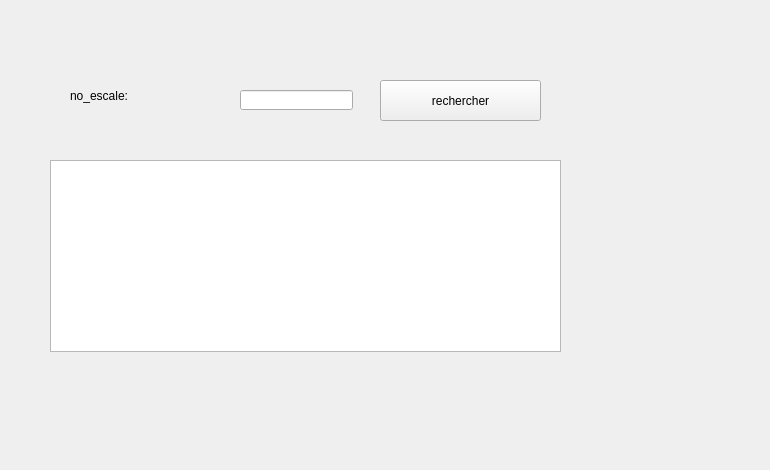
      <widget class="QWidget" name="tab_11">
       <attribute name="title">
        <string>recherche</string>
       </attribute>
       <widget class="QLabel" name="label_35">
        <property name="geometry">
         <rect>
          <x>0</x>
          <y>-10</y>
          <width>761</width>
          <height>461</height>
         </rect>
        </property>
        <property name="text">
         <string/>
        </property>
        <property name="pixmap">
         <pixmap>../../avis-lufthansa-vol-inde.jpg</pixmap>
        </property>
       </widget>
       <widget class="QLabel" name="label_34">
        <property name="geometry">
         <rect>
          <x>70</x>
          <y>80</y>
          <width>131</width>
          <height>31</height>
         </rect>
        </property>
        <property name="text">
         <string>no_escale:</string>
        </property>
       </widget>
       <widget class="QLineEdit" name="lineEdit_25">
        <property name="geometry">
         <rect>
          <x>240</x>
          <y>90</y>
          <width>113</width>
          <height>20</height>
         </rect>
        </property>
       </widget>
       <widget class="QTableView" name="tabreche">
        <property name="geometry">
         <rect>
          <x>50</x>
          <y>160</y>
          <width>511</width>
          <height>192</height>
         </rect>
        </property>
       </widget>
       <widget class="QPushButton" name="pushButton_reches">
        <property name="geometry">
         <rect>
          <x>380</x>
          <y>80</y>
          <width>161</width>
          <height>41</height>
         </rect>
        </property>
        <property name="text">
         <string>rechercher</string>
        </property>
        <property name="icon">
         <iconset>
          <normaloff>../../a/img/rech.png</normaloff>../../a/img/rech.png</iconset>
        </property>
       </widget>
      </widget>
